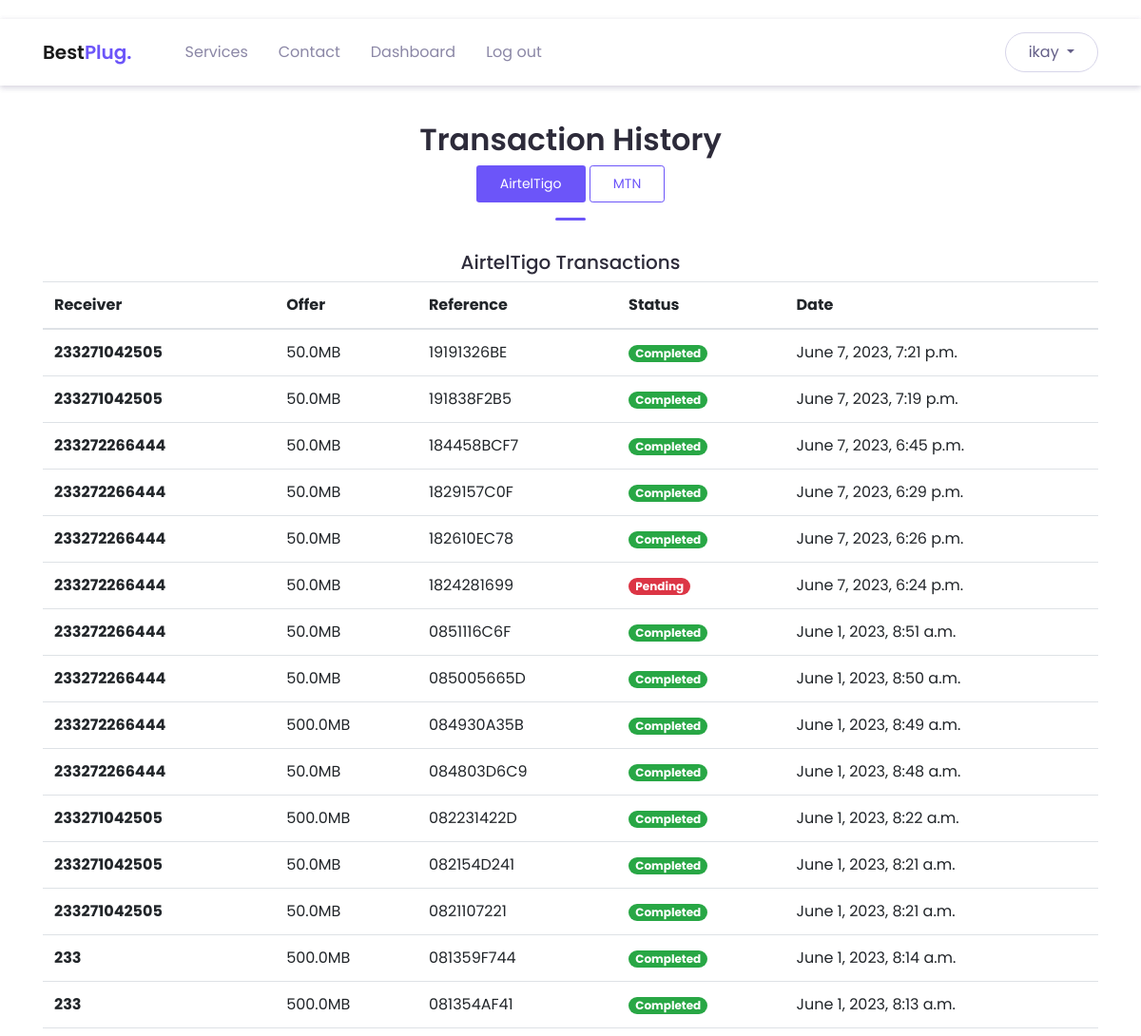
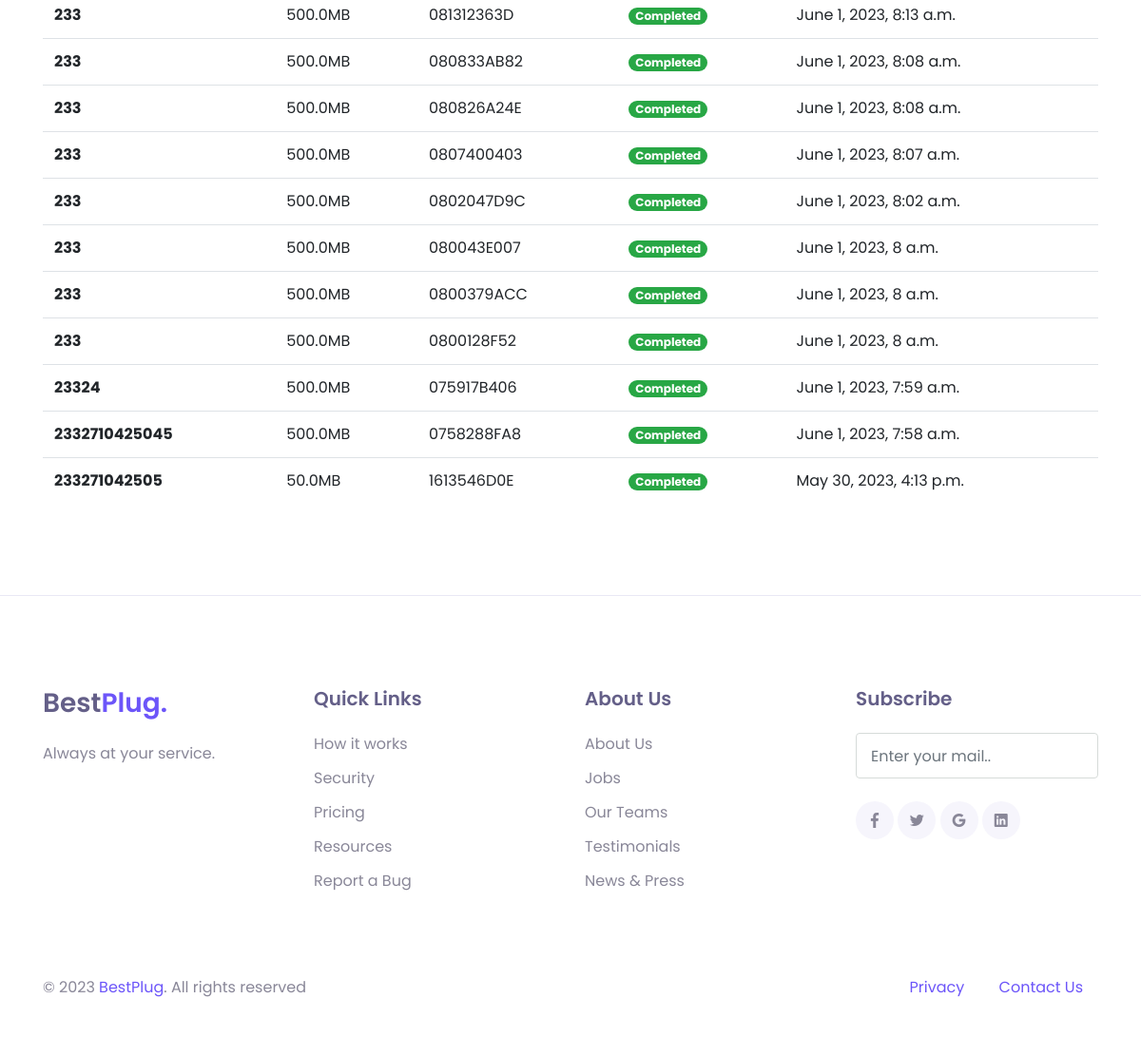
Screenshot of /history/airtel-tigo (signed in) with the database file from the repository (2 pictures, top to bottom).
### intel_app/models.py (models this page shows, shortened)
class CustomUser(AbstractUser):
    first_name = models.CharField(max_length=100, null=False, blank=False)
    last_name = models.CharField(max_length=100, null=False, blank=False)
    username = models.CharField(max_length=100, null=False, blank=False, unique=True)
    email = models.EmailField(max_length=250, null=False, blank=False)
    phone = models.PositiveIntegerField(null=True, blank=True)
    password1 = models.CharField(max_length=100, null=False, blank=False)
    password2 = models.CharField(max_length=100, null=False, blank=False)
    def __str__(self):
        return self.username

class IShareBundleTransaction(models.Model):
    user = models.ForeignKey(CustomUser, on_delete=models.CASCADE)
    bundle_number = models.BigIntegerField(null=False, blank=False)
    offer = models.CharField(max_length=250, null=False, blank=False)
    reference = models.CharField(max_length=20, null=False, blank=True)
    transaction_date = models.DateTimeField(auto_now_add=True)
    transaction_status = models.CharField(max_length=100, null=False)
    description = models.CharField(max_length=500, null=True, blank=True)

### intel_app/views.py (the view)
# urls.py: path('history/airtel-tigo', views.history, name='history'),
@login_required(login_url='login')
def history(request):
    user_transactions = models.IShareBundleTransaction.objects.filter(user=request.user).order_by('transaction_date').reverse()
    header = "AirtelTigo Transactions"
    net = "tigo"
    context = {'txns': user_transactions, "header": header, "net": net}
    return render(request, "layouts/history.html", context=context)

### intel_app/templates/layouts/history.html
{% extends 'base.html' %}
  {% block content %}
  {% include 'inc/header.html' %}
  <header>
    {% include 'inc/header.html' %}
  </header>
  <main>
    <div class="page-section mt-5" id="services">
      <div class="container">
            <div class="text-center">
                <h2 class="title-section">Transaction History</h2>
                {% if net == "tigo" %}
                <div>
                    <a href="{% url 'history' %}" class="btn btn-sm btn-primary">AirtelTigo</a>
                    <a href ="{% url 'mtn-history' %}" class="btn btn-sm btn-outline-primary">MTN</a>
                </div>
                {% else %}
                <div>
                    <a href ="{% url 'mtn-history' %}" class="btn btn-sm btn-primary">MTN</a>
                    <a href="{% url 'history' %}" class="btn btn-sm btn-outline-primary">AirtelTigo</a>
                </div>
                {% endif %}
                <div class="divider mx-auto"></div>
                <h5>{{header}}</h5>
            </div>
            <div class="table-responsive">
                <table id="myTable" class="table">
                    <thead>
                    <tr>
                        <th scope="col">Receiver</th>
                        <th scope="col">Offer</th>
                        <th scope="col">Reference</th>
                        <th scope="col">Status</th>
                        <th scope="col">Date</th>
                    </tr>
                    </thead>
                    <tbody>
                    {% for txn in txns %}
                        <tr>
                            <th scope="row">{{txn.bundle_number}}</th>
                            <td>{{txn.offer}}</td>
                            <td>{{txn.reference}}</td>
                            {% if txn.transaction_status == "Completed" %}
                            <td><span class="badge badge-pill badge-success me-1">{{txn.transaction_status}}</span></td>
                            {% else %}
                            <td><span class="badge badge-pill badge-danger me-1">{{txn.transaction_status}}</span></td>
                            {% endif %}
                            <td>{{txn.transaction_date}}</td>
                        </tr>
                    {% endfor %}
                    </tbody>
                </table>
            </div>
      </div>
  </div>
  </main>
  {% include 'inc/footer.html' %}
{% endblock %}

### intel_app/templates/base.html (shortened to what this page needs)
<!DOCTYPE html>
{% load static %}
<html lang="en">
<head>
    <link href="https://cdn.datatables.net/v/dt/dt-1.13.4/datatables.min.css" rel="stylesheet"/>
  <link rel="stylesheet" href="{% static 'assets/vendor/animate/animate.css' %}">
  <link rel="stylesheet" href="{% static 'assets/css/bootstrap.css' %}">
  <link rel="stylesheet" href="{% static 'assets/css/maicons.css' %}">
  <link rel="stylesheet" href="{% static '/assets/vendor/owl-carousel/css/owl.carousel.css' %}">
  <link rel="stylesheet" href="{% static 'assets/css/theme.css' %}">
</head>
<body>
      {% block content %}
      {% endblock %}
</body>
</html>

### intel_app/templates/inc/header.html (shortened to what this page needs)
  <nav class="navbar navbar-expand-lg navbar-light navbar-float">
    <div class="container">
      <a href="{% url 'home' %}" class="navbar-brand">Best<span class="text-primary">Plug.</span></a>
      <div class="navbar-collapse collapse" id="navbarContent">
        <ul class="navbar-nav ml-lg-4 pt-3 pt-lg-0">
          <li class="nav-item">
            <a href="{% url 'services' %}" class="nav-link">Services</a>
          </li>
          <li class="nav-item">
            <a href="contact.html" class="nav-link">Contact</a>
          </li>
          {% if request.user.is_authenticated %}
          <li class="nav-item">
            <a href="{% url 'history' %}" class="nav-link">Dashboard</a>
          </li>
          <li class="nav-item">
            <a href="{% url 'logout' %}" class="nav-link">Log out</a>
          </li>
          {% endif %}
        </ul>
        {% if request.user.is_authenticated %}
        <div class="ml-auto">
          <div class="dropdown">
          <button href="#" class="btn btn-outline rounded-pill dropdown-toggle" data-toggle="dropdown" aria-expanded="false">{{request.user}}</a>
          </div>
        </div>
        {% endif %}
      </div>
    </div>
  </nav>

### intel_app/templates/inc/footer.html
<footer class="page-footer">
    <div class="container">
      <div class="row justify-content-center mb-5">
        <div class="col-lg-3 py-3">
          <h3>Best<span class="text-primary">Plug.</span></h3>
          <p>Always at your service.</p>
        </div>
        <div class="col-lg-3 py-3">
          <h5>Quick Links</h5>
          <ul class="footer-menu">
            <li><a href="#">How it works</a></li>
            <li><a href="#">Security</a></li>
            <li><a href="#">Pricing</a></li>
            <li><a href="#">Resources</a></li>
            <li><a href="#">Report a Bug</a></li>
          </ul>
        </div>
        <div class="col-lg-3 py-3">
          <h5>About Us</h5>
          <ul class="footer-menu">
            <li><a href="#">About Us</a></li>
            <li><a href="#">Jobs</a></li>
            <li><a href="#">Our Teams</a></li>
            <li><a href="#">Testimonials</a></li>
            <li><a href="#">News & Press</a></li>
          </ul>
        </div>
        <div class="col-lg-3 py-3">
          <h5>Subscribe</h5>
          <form action="#">
            <input type="text" class="form-control" placeholder="Enter your mail..">
          </form>
          <div class="sosmed-button mt-4">
            <a href="#"><span class="mai-logo-facebook-f"></span></a>
            <a href="#"><span class="mai-logo-twitter"></span></a>
            <a href="#"><span class="mai-logo-google"></span></a>
            <a href="#"><span class="mai-logo-linkedin"></span></a>
          </div>
        </div>
      </div>
      <div class="row">
        <div class="col-sm-6 py-2">
          <p id="copyright">&copy; 2023 <a href="#">BestPlug</a>. All rights reserved</p>
        </div>
        <div class="col-sm-6 py-2 text-right">
          <div class="d-inline-block px-3">
            <a href="#">Privacy</a>
          </div>
          <div class="d-inline-block px-3">
            <a href="#">Contact Us</a>
          </div>
        </div>
      </div>
    </div>
  </footer>

### intel_app/static/assets/css/theme.css (style rules this page uses)
:root { --primary: #6C55F9; --accent: #FF3D85; --secondary: #645F88; --success: #35bb78; --info: #05B4E1; --warning: #FAC14D; --danger: #FF4943; --grey: #B4B2C5; --dark: #2D2B3A; --light: #F6F5FC; }
body { font-family: "Poppins", sans-serif; line-height: 1.5; color: #2D2B3A; }
a { color: #6C55F9; text-decoration: none; background-color: transparent; }
.text-primary { color: #6C55F9 !important; }
.btn { transition: all .2s ease; }
.btn-primary { color: #fff; background-color: #6C55F9; border-color: transparent; }
.btn-outline { border-color: #D7D5E9; color: #645F88; }
.btn-outline-primary { color: #6C55F9; border-color: #6C55F9; }
.btn { padding: 8px 24px; }
.navbar { min-height: 70px; z-index: 1000; }
.navbar-float { position: absolute; top: 20px; left: 0; width: 100%; background-color: #fff; box-shadow: 0 2px 6px rgba(100, 95, 136, 0.15); z-index: 1070; }
.navbar-brand { font-weight: 600; padding-top: 10px; padding-bottom: 10px; }
.navbar-nav { margin-top: 10px; border-top: 1px solid #e4e7ee; flex-shrink: 0; }
.navbar-nav .nav-link { transition: all .2s ease; }
.navbar-light .navbar-nav .nav-link { color: rgba(100, 95, 136, 0.75); }
@media (min-width: 992px) { .navbar-expand-lg .navbar-nav { margin-top: 0; border-top: none; } }
@media (min-width: 992px) { .navbar-expand-lg .navbar-nav .nav-link { padding-right: 16px; padding-left: 16px; } }
@media (min-width: 992px) { .navbar-expand-lg .navbar-nav { align-items: center; } }
.form-control { padding: 8px 15px; height: calc(1.5em + 1.375rem + 2px); border-color: #d6dbd9; }
.page-section { position: relative; padding-top: 80px; padding-bottom: 80px; background-color: #fff; overflow: hidden; }
.title-section { max-width: 450px; color: #2D2B3A; font-weight: 600; }
.text-center .title-section { margin-left: auto; margin-right: auto; }
.divider { display: block; margin-top: 16px; margin-bottom: 32px; width: 32px; height: 3px; border-radius: 40px; background-color: #6C55F9; }
.page-footer { position: relative; display: block; padding-top: 80px; padding-bottom: 16px; background-color: #fff; border-top: 1px solid #e9e8f5; }
.page-footer p a { transition: color .2s ease; }
.page-footer h3, .page-footer h4, .page-footer h5 { color: #645F88; margin-bottom: 24px; font-weight: 600; }
.page-footer p { color: #898798; }
.footer-menu { position: relative; padding-left: 0; list-style: none; }
.footer-menu li { margin-bottom: 12px; }
.footer-menu a, .footer-link { color: #898798; }
.sosmed-button a { display: inline-block; width: 40px; height: 40px; line-height: 44px; text-align: center; border-radius: 50%; background-color: #F6F5FC; color: #898798; transition: all .2s linear; }

### rows the page displays
CustomUser: user "ikay"
IShareBundleTransaction: bundle_number "233271042505", offer "50.0MB", reference "19191326BE", transaction_status "Completed", transaction_date "June 7, 2023, 7:21 p.m."
IShareBundleTransaction: bundle_number "233271042505", offer "50.0MB", reference "191838F2B5", transaction_status "Completed", transaction_date "June 7, 2023, 7:19 p.m."
IShareBundleTransaction: bundle_number "233272266444", offer "50.0MB", reference "184458BCF7", transaction_status "Completed", transaction_date "June 7, 2023, 6:45 p.m."
IShareBundleTransaction: bundle_number "233272266444", offer "50.0MB", reference "1829157C0F", transaction_status "Completed", transaction_date "June 7, 2023, 6:29 p.m."
IShareBundleTransaction: bundle_number "233272266444", offer "50.0MB", reference "182610EC78", transaction_status "Completed", transaction_date "June 7, 2023, 6:26 p.m."
IShareBundleTransaction: bundle_number "233272266444", offer "50.0MB", reference "1824281699", transaction_status "Pending", transaction_date "June 7, 2023, 6:24 p.m."
IShareBundleTransaction: bundle_number "233272266444", offer "50.0MB", reference "0851116C6F", transaction_status "Completed", transaction_date "June 1, 2023, 8:51 a.m."
IShareBundleTransaction: bundle_number "233272266444", offer "50.0MB", reference "085005665D", transaction_status "Completed", transaction_date "June 1, 2023, 8:50 a.m."
IShareBundleTransaction: bundle_number "233272266444", offer "500.0MB", reference "084930A35B", transaction_status "Completed", transaction_date "June 1, 2023, 8:49 a.m."
IShareBundleTransaction: bundle_number "233272266444", offer "50.0MB", reference "084803D6C9", transaction_status "Completed", transaction_date "June 1, 2023, 8:48 a.m."
IShareBundleTransaction: bundle_number "233271042505", offer "500.0MB", reference "082231422D", transaction_status "Completed", transaction_date "June 1, 2023, 8:22 a.m."
IShareBundleTransaction: bundle_number "233271042505", offer "50.0MB", reference "082154D241", transaction_status "Completed", transaction_date "June 1, 2023, 8:21 a.m."
IShareBundleTransaction: bundle_number "233271042505", offer "50.0MB", reference "0821107221", transaction_status "Completed", transaction_date "June 1, 2023, 8:21 a.m."
IShareBundleTransaction: bundle_number "233", offer "500.0MB", reference "081359F744", transaction_status "Completed", transaction_date "June 1, 2023, 8:14 a.m."
IShareBundleTransaction: bundle_number "233", offer "500.0MB", reference "081354AF41", transaction_status "Completed", transaction_date "June 1, 2023, 8:13 a.m."
IShareBundleTransaction: bundle_number "233", offer "500.0MB", reference "081312363D", transaction_status "Completed", transaction_date "June 1, 2023, 8:13 a.m."
IShareBundleTransaction: bundle_number "233", offer "500.0MB", reference "080833AB82", transaction_status "Completed", transaction_date "June 1, 2023, 8:08 a.m."
IShareBundleTransaction: bundle_number "233", offer "500.0MB", reference "080826A24E", transaction_status "Completed", transaction_date "June 1, 2023, 8:08 a.m."
IShareBundleTransaction: bundle_number "233", offer "500.0MB", reference "0807400403", transaction_status "Completed", transaction_date "June 1, 2023, 8:07 a.m."
IShareBundleTransaction: bundle_number "233", offer "500.0MB", reference "0802047D9C", transaction_status "Completed", transaction_date "June 1, 2023, 8:02 a.m."
IShareBundleTransaction: bundle_number "233", offer "500.0MB", reference "080043E007", transaction_status "Completed", transaction_date "June 1, 2023, 8 a.m."
IShareBundleTransaction: bundle_number "233", offer "500.0MB", reference "0800379ACC", transaction_status "Completed", transaction_date "June 1, 2023, 8 a.m."
IShareBundleTransaction: bundle_number "233", offer "500.0MB", reference "0800128F52", transaction_status "Completed", transaction_date "June 1, 2023, 8 a.m."
IShareBundleTransaction: bundle_number "23324", offer "500.0MB", reference "075917B406", transaction_status "Completed", transaction_date "June 1, 2023, 7:59 a.m."
IShareBundleTransaction: bundle_number "2332710425045", offer "500.0MB", reference "0758288FA8", transaction_status "Completed", transaction_date "June 1, 2023, 7:58 a.m."
IShareBundleTransaction: bundle_number "233271042505", offer "50.0MB", reference "1613546D0E", transaction_status "Completed", transaction_date "May 30, 2023, 4:13 p.m."

### other values shown
{{ header }} "AirtelTigo Transactions"
